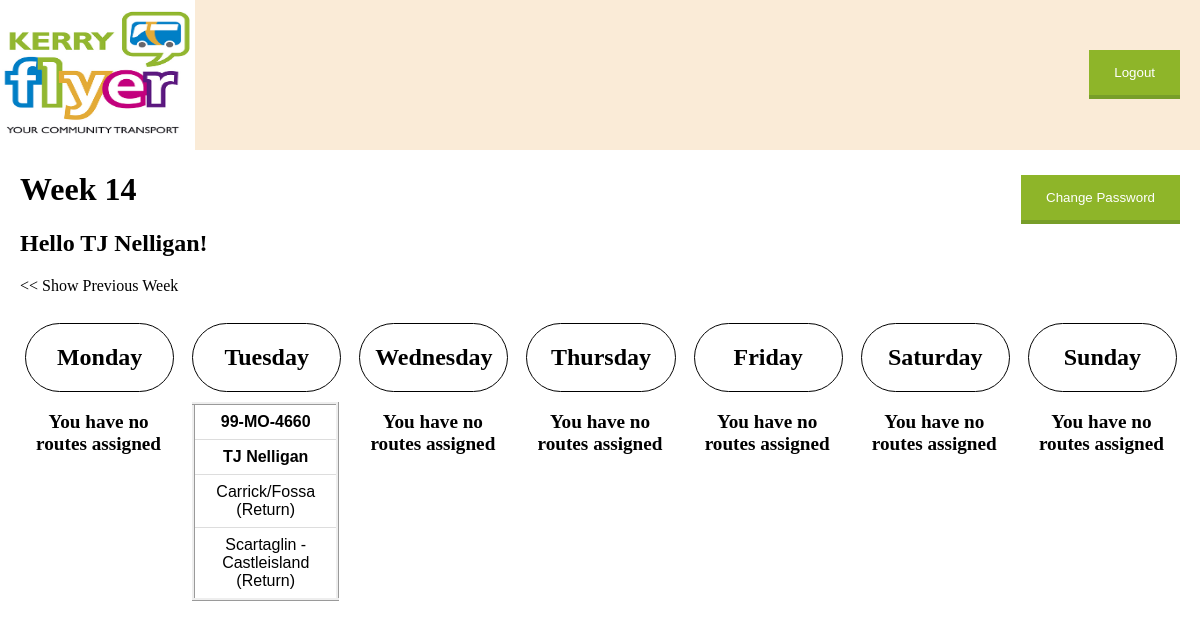
The app's page /driverHome-weektwo.php (signed in) with its own data.
### tables this page shows
CREATE TABLE `drivers` (
  `id` int(11) NOT NULL,
  `full_name` text NOT NULL,
  `user_email` varchar(50) NOT NULL,
  `user_name` text NOT NULL,
  `user_password` text NOT NULL
);

CREATE TABLE `routestwo` (
  `id` int(11) NOT NULL,
  `vehicle_no` text NOT NULL,
  `driver` text NOT NULL,
  `route_name` text NOT NULL,
  `route_no` varchar(11) NOT NULL,
  `passenger_no` int(11) NOT NULL,
  `time` time NOT NULL,
  `passenger_assist` text NOT NULL,
  `access_req` text NOT NULL,
  `monday` varchar(10) NOT NULL,
  `tuesday` varchar(10) NOT NULL,
  `wednesday` varchar(10) NOT NULL,
  `thursday` varchar(10) NOT NULL,
  `friday` varchar(10) NOT NULL,
  `saturday` varchar(10) NOT NULL,
  `sunday` varchar(10) NOT NULL
);

### driverCalendar-weektwo.php (the view, shortened to what this page needs)
<html xmlns="http://www.w3.org/1999/html">
<head>
</head>
<div class="calendarContainer">
    <div class="calendarDays">
        <div class="weekdays">
            <h2>Monday</h2>
        </div>
        <?php
            $query = mysql_query("Select * from routestwo WHERE driver = '$name' AND monday = 'yes'");
            if (mysql_num_rows($query) > 0) {
                $column = mysql_fetch_array($query);
                Print "<table class='monday'>";
                Print "<tr>";
                Print '<td class="heading">' . $column['vehicle_no'] . "</td>";
                Print "</tr>";
                Print "<tr>";
                Print '<th class="heading">' . $column['driver'] . "</th>";
                Print "</tr>";
                Print "<tr>";
                Print '<td class="rows">'. $column['route_name'] ."</td>";
                Print "</tr>";
                while ($row = mysql_fetch_array($query)) {
                    Print "<tr>";
                    Print '<td class="rows">'. $row['route_name'] ."</td>";
                    Print "</tr>";
                }
                Print "</table>";
            } else {
                Print '<p style="text-align: center; font-weight: bold; font-size: larger">You have no routes assigned</p>';
            }
        ?>
    </div>
    <div class="calendarDays">
        <div class="weekdays">
            <h2>Tuesday</h2>
        </div>
        <?php
        $query = mysql_query("Select * from routestwo WHERE driver = '$name' AND tuesday = 'yes'");
        if (mysql_num_rows($query) > 0) {
            $column = mysql_fetch_array($query);
            Print "<table class='tuesday'>";
            Print "<tr>";
            Print '<td class="heading">' . $column['vehicle_no'] . "</td>";
            Print "</tr>";
            Print "<tr>";
            Print '<th class="heading">' . $column['driver'] . "</th>";
            Print "</tr>";
            Print "<tr>";
            Print '<td class="rows">'. $column['route_name'] ."</td>";
            Print "</tr>";
            while ($row = mysql_fetch_array($query)) {
                Print "<tr>";
                Print '<td class="rows">'. $row['route_name'] ."</td>";
                Print "</tr>";
            }
            Print "</table>";
        } else {
            Print '<p style="text-align: center; font-weight: bold; font-size: larger">You have no routes assigned</p>';
        }
        ?>
    </div>
    <div class="calendarDays">
        <div class="weekdays">
            <h2>Wednesday</h2>
        </div>
        <?php
        $query = mysql_query("Select * from routestwo WHERE driver = '$name' AND wednesday = 'yes'");
        if (mysql_num_rows($query) > 0) {
            $column = mysql_fetch_array($query);
            Print "<table class='wednesday'>";
            Print "<tr>";
            Print '<td class="heading">' . $column['vehicle_no'] . "</td>";
            Print "</tr>";
            Print "<tr>";
            Print '<th class="heading">' . $column['driver'] . "</th>";
            Print "</tr>";
            Print "<tr>";
            Print '<td class="rows">'. $column['route_name'] ."</td>";
            Print "</tr>";
            while ($row = mysql_fetch_array($query)) {
                Print "<tr>";
                Print '<td class="rows">'. $row['route_name'] ."</td>";
                Print "</tr>";
            }
            Print "</table>";
        } else {
            Print '<p style="text-align: center; font-weight: bold; font-size: larger">You have no routes assigned</p>';
        }
        ?>
    </div>
    <div class="calendarDays">
        <div class="weekdays">
            <h2>Thursday</h2>
        </div>
        <?php
        $query = mysql_query("Select * from routestwo WHERE driver = '$name' AND thursday = 'yes'");
        if (mysql_num_rows($query) > 0) {
            $column = mysql_fetch_array($query);
            Print "<table class='thursday'>";
            Print "<tr>";
            Print '<td class="heading">' . $column['vehicle_no'] . "</td>";
            Print "</tr>";
            Print "<tr>";
            Print '<th class="heading">' . $column['driver'] . "</th>";
            Print "</tr>";
            Print "<tr>";
            Print '<td class="rows">'. $column['route_name'] ."</td>";
            Print "</tr>";
            while ($row = mysql_fetch_array($query)) {
                Print "<tr>";
                Print '<td class="rows">'. $row['route_name'] ."</td>";
                Print "</tr>";
            }
            Print "</table>";
        } else {
            Print '<p style="text-align: center; font-weight: bold; font-size: larger">You have no routes assigned</p>';
        }
        ?>
    </div>
    <div class="calendarDays">
        <div class="weekdays">
            <h2>Friday</h2>
        </div>
        <?php
        $query = mysql_query("Select * from routestwo WHERE driver = '$name' AND friday = 'yes'");
        if (mysql_num_rows($query) > 0) {
            $column = mysql_fetch_array($query);
            Print "<table class='friday'>";
            Print "<tr>";
            Print '<td class="heading">' . $column['vehicle_no'] . "</td>";
            Print "</tr>";
            Print "<tr>";
            Print '<th class="heading">' . $column['driver'] . "</th>";
            Print "</tr>";
            Print "<tr>";
            Print '<td class="rows">'. $column['route_name'] ."</td>";
            Print "</tr>";
            while ($row = mysql_fetch_array($query)) {
                Print "<tr>";
                Print '<td class="rows">'. $row['route_name'] ."</td>";
                Print "</tr>";
            }
            Print "</table>";
        } else {
            Print '<p style="text-align: center; font-weight: bold; font-size: larger">You have no routes assigned</p>';
        }
        ?>
    </div>
    <div class="calendarDays">
        <div class="weekdays">
            <h2>Saturday</h2>
        </div>
        <?php
        $query = mysql_query("Select * from routestwo WHERE driver = '$name' AND saturday = 'yes'");
        if (mysql_num_rows($query) > 0) {
            $column = mysql_fetch_array($query);
            Print "<table class='saturday'>";
            Print "<tr>";
            Print '<td class="heading">' . $column['vehicle_no'] . "</td>";
            Print "</tr>";
            Print "<tr>";
            Print '<th class="heading">' . $column['driver'] . "</th>";
            Print "</tr>";
            Print "<tr>";
            Print '<td class="rows">'. $column['route_name'] ."</td>";
            Print "</tr>";
            while ($row = mysql_fetch_array($query)) {
                Print "<tr>";
                Print '<td class="rows">'. $row['route_name'] ."</td>";
                Print "</tr>";
            }
            Print "</table>";
        } else {
            Print '<p style="text-align: center; font-weight: bold; font-size: larger">You have no routes assigned</p>';
        }
        ?>
    </div>
    <div class="calendarDays">
        <div class="weekdays">
            <h2>Sunday</h2>
        </div>
        <?php
        $query = mysql_query("Select * from routestwo WHERE driver = '$name' AND sunday = 'yes'");
        if (mysql_num_rows($query) > 0) {
            $column = mysql_fetch_array($query);
            Print "<table class='sunday'>";
            Print "<tr>";
            Print '<td class="heading">'. $column['vehicle_no'] ."</td>";
            Print "</tr>";
            Print "<tr>";
            Print '<th class="heading">' . $column['driver'] . "</th>";
            Print "</tr>";
            Print "<tr>";
            Print '<td class="rows">'. $column['route_name'] ."</td>";
            Print "</tr>";
            while ($row = mysql_fetch_array($query)) {
                Print "<tr>";
                Print '<td class="rows">'. $row['route_name'] ."</td>";
                Print "</tr>";
            }
            Print "</table>";
        } else {
            Print '<p style="text-align: center; font-weight: bold; font-size: larger">You have no routes assigned</p>';
        }
        ?>
    </div>
</div>
<?php include 'routePopUp.php'?>
</html>

### driverHome-weektwo.php (shortened to what this page needs)
<html>
    <head>
        <link rel="stylesheet" type="text/css" href="css/style.css">
    </head>
    <?php
    if(isset($_SESSION['user'])){
        require_once("headerLoggedin.php");
    }
    else{
        require_once("header.php");
        header("location:index.php");
    }
    $user = $_SESSION['user'];
    $namequery = mysql_query("Select full_name from drivers WHERE user_name = '$user'");
    $namearray = mysql_fetch_array($namequery);
    $name = $namearray['full_name'];
    ?>
    <body>
        <h1 id="week" style='margin-left: 20px'>Week 14</h1>
        <h2 class="welcome">Hello <?php Print "$name"?>!</h2>
        <a href="driverHome.php" style="margin-left: 20px; text-decoration: none; color: black"> << Show Previous Week</a><br/>
    <br/>
        <button id="changePassword" class="button">Change Password</button>
        <?php include 'driverCalendar-weektwo.php'; ?>
        <?php include 'changePasswordModal.php'; ?>
        <?php include 'logoutModal.php'?>
    </body>
</html>

### css/style.css (style rules this page uses)
.button { display: inline-block; padding: 15px 25px; color: #fff; border: none; background-color: #8EB529; border-bottom: 4px solid #779E29; position: absolute; top: 175px; right: 20px; cursor: pointer; }
.welcome { margin-left: 20px; text-align: left; }
h2 { text-align: center; }
.calendarContainer { display: flex; justify-content: space-between; margin-left: 15px; margin-right: 15px; }
.calendarDays { display:inline-block; width: 100%; margin: 10px; }
.monday, .tuesday, .wednesday, .thursday, .friday, .saturday, .sunday { font-family: arial, sans-serif; border-collapse: collapse; width: inherit; border: ridge; margin-top: 10px; }
.weekdays { display:inline-block; border: 1px solid black; border-radius: 40px; width: inherit; }
.rows { border: 1px solid #dddddd; text-align: center; padding: 8px; cursor: pointer; }
.heading { font-weight: bold; border: 1px solid #dddddd; text-align: center; padding: 8px; }
p { color: #000000; }

### css/header.css (style rules this page uses)
body { margin: auto; padding: auto; }

### records on screen
drivers: full_name "TJ Nelligan"
routestwo: vehicle_no "99-MO-4660", driver "TJ Nelligan", route_name "Carrick/Fossa (Return)"
routestwo: route_name "Scartaglin - Castleisland (Return)"
